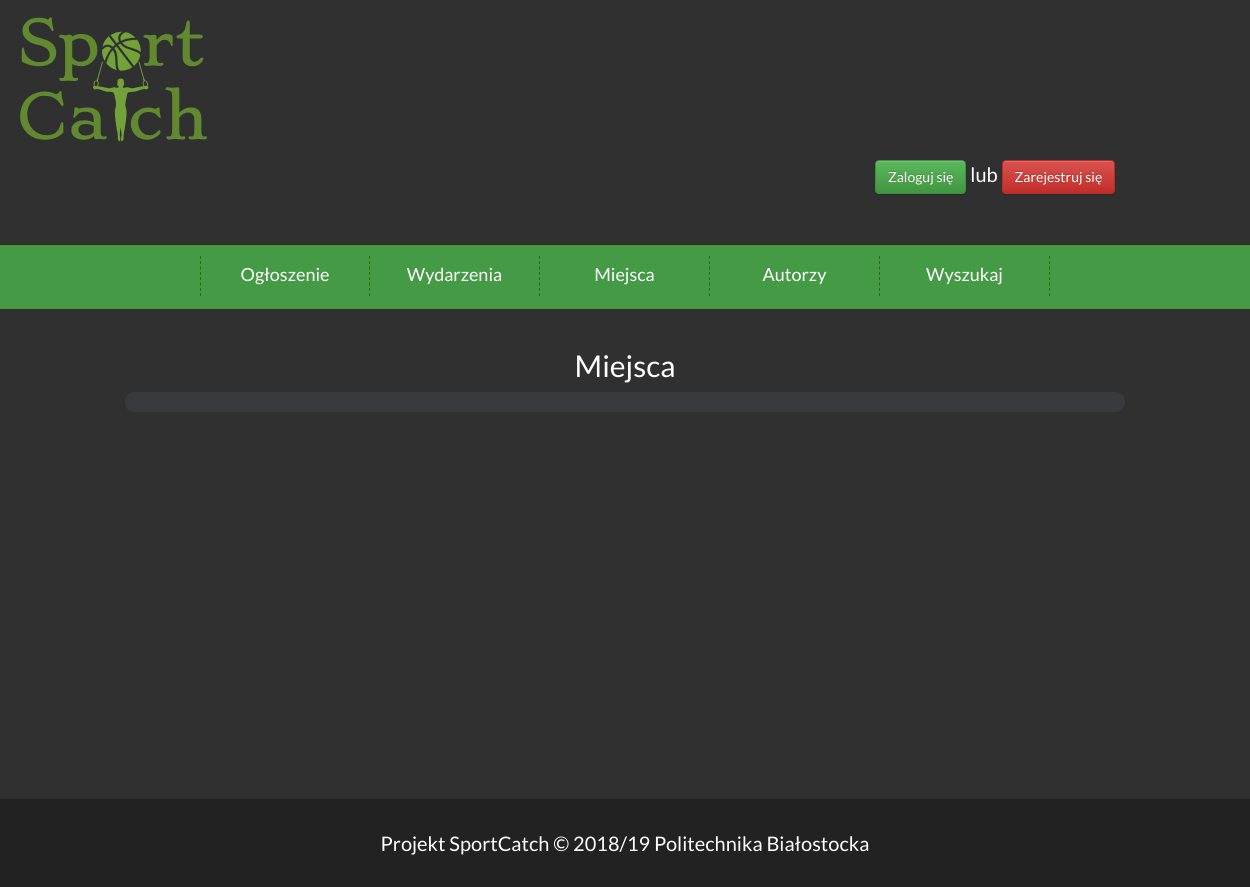
Page /place-list on the earlier database version.
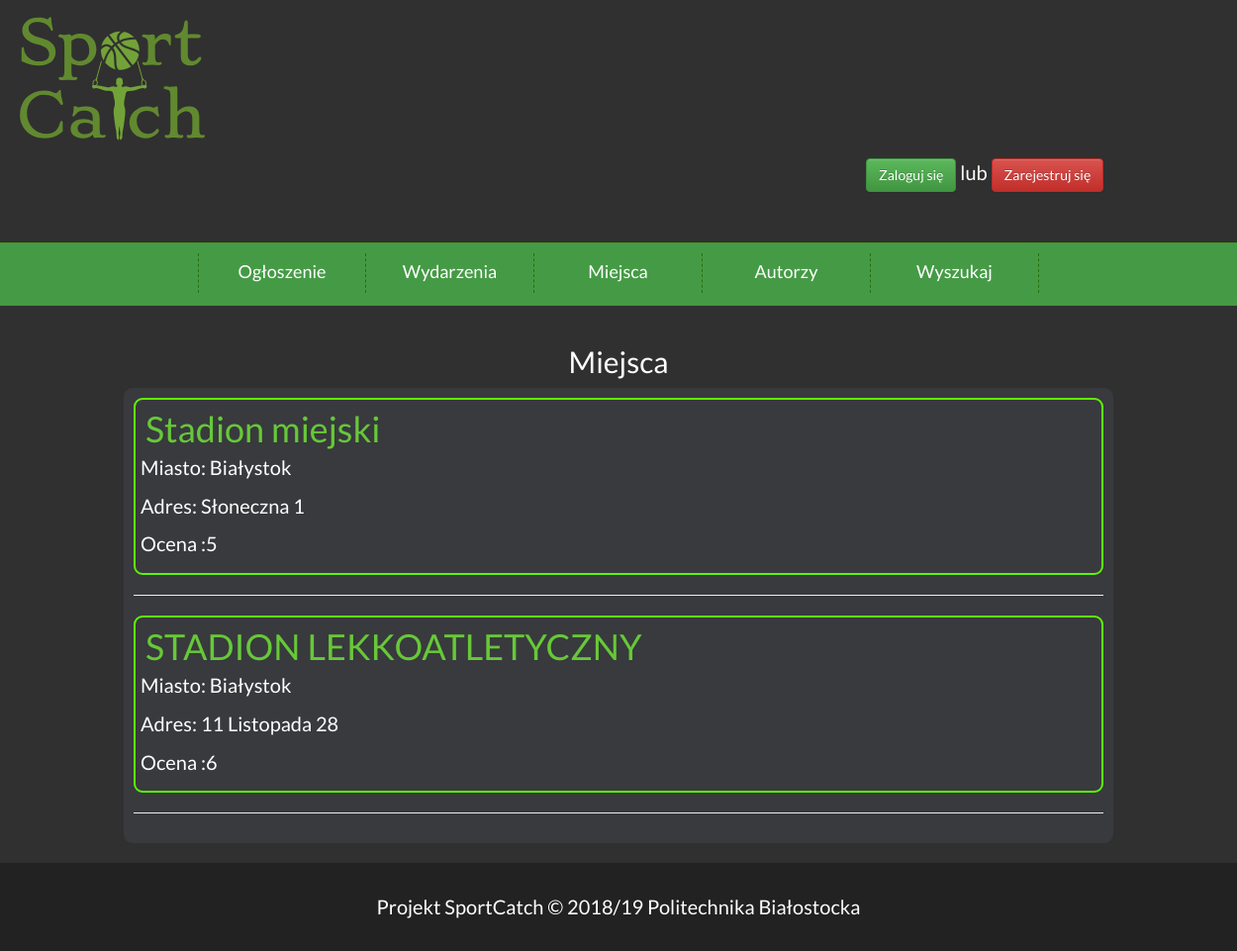
Same page on the later database version.
### event/models.py (models this page shows, shortened)
class miejsce(models.Model):
    adres=models.CharField(max_length=100)
    miasto=models.CharField(max_length=100, default="Białystok")
    nazwa=models.CharField(max_length=100)
    zaakceptowane=models.BooleanField(default=False)
    Srednia_ocen=models.IntegerField( default=0)
    photo = models.ImageField(upload_to='miejsca/', blank=True, default='miejsca/Default.jpg')
    class Meta:
        verbose_name = 'Miejsce'
        verbose_name_plural = 'Miejsca'

### event/views.py (the view)
# urls.py: path('place-list', views.ListaMiejsc, name='place_list'),
def ListaMiejsc(request):
    user = Profile.objects.all()
    if request.user.is_authenticated:
        user = Profile.objects.get(user=request.user)
    miejsca_lista = miejsce.objects.all()
    profiles = Profile.objects.all()
    return render(request, 'event/place_list.html', {'miejsca': miejsca_lista, 'profiles': profiles, 'user': user})

### event/templates/event/place_list.html (shortened to what this page needs)
{% extends 'Base.html' %}
{% block content %}
<center><h2>Miejsca</h2></center>
<div style="background-color:#383a3d;padding:10px; border-radius: 9px">
{% for miejsce in miejsca %}
    <div style="border: 2px solid #5ef308; border-radius: 9px; padding:5px;">
    <h1 style="margin:5px"><a style="color:#67C838;text-decoration:none;"
                              href="{% url 'miejsce_wydarzenia' pk=miejsce.pk %}#">{{miejsce.nazwa}}</a>
    </h1>
    <p>Miasto: {{miejsce.miasto}}</p>
    <p>Adres: {{miejsce.adres}}</p>
    <p>Ocena :{{miejsce.Srednia_ocen}}</p>
    </div>
    <hr/>
{%endfor%}
   </div>
{% endblock %}

Differences in the rows shown:
added miejsce: nazwa "Stadion miejski", miasto "Białystok", adres "Słoneczna 1", Srednia_ocen "5"
added miejsce: nazwa "STADION LEKKOATLETYCZNY", miasto "Białystok", adres "11 Listopada 28", Srednia_ocen "6"
